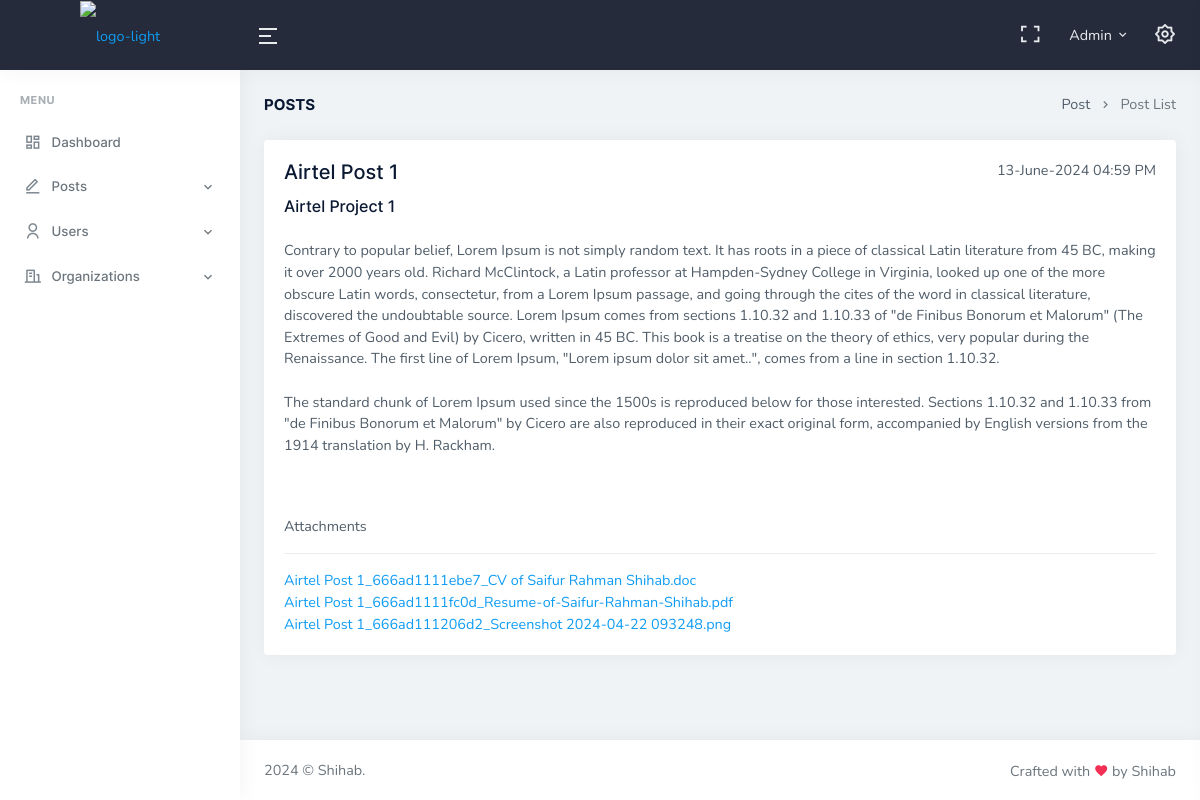
The app's page /view-post-admin.php?postId=78 (signed in) with its own data.
### tables this page shows
CREATE TABLE `posts` (
  `post_id` int(6) NOT NULL,
  `post_title` varchar(50) NOT NULL,
  `project_name` varchar(100) NOT NULL,
  `post_details` varchar(5000) NOT NULL,
  `post_by` int(5) NOT NULL,
  `created_at` datetime NOT NULL DEFAULT current_timestamp(),
  `post_status` int(6) DEFAULT 1
);

CREATE TABLE `post_files` (
  `post_files_id` int(6) NOT NULL,
  `post_files_names` varchar(255) NOT NULL,
  `post_id` int(6) NOT NULL,
  `privacy` int(11) NOT NULL DEFAULT 0,
  `created_at` datetime NOT NULL DEFAULT current_timestamp()
);

### includes/helper-func.php (called while the page is built, shortened)
<?php
function getPost($postId, $conn) {
    $sql = "SELECT *, DATE_FORMAT(created_at, '%d-%M-%Y %h:%i %p') AS post_date FROM posts WHERE post_id = $postId ORDER BY created_at DESC";
    $result = mysqli_query($conn, $sql);
    return $result;
}
function getFiles($postId, $conn) {
    $sql = "SELECT * FROM post_files WHERE post_id = $postId";
    $result = mysqli_query($conn, $sql);
    return $result;
}

### view-post-admin.php (the view)
<?php
include 'includes/header.php';
include 'includes/helper-func.php';
if (isset($_GET['postId'])) {
    $post = getPost($_GET['postId'], $conn);
    $row = mysqli_fetch_assoc($post);
}
?>
<div class="container-fluid">
    <div class="row">
    <div class="col-12">
        <div class="page-title-box d-sm-flex align-items-center justify-content-between">
            <h4 class="mb-sm-0">Posts</h4>
            <div class="page-title-right">
                <ol class="breadcrumb m-0">
                    <li class="breadcrumb-item"><a href="javascript: void(0);">Post</a></li>
                    <li class="breadcrumb-item active">Post List</li>
                </ol>
            </div>
        </div>
    </div>
</div>
<div class="row">
    <div class="col-12">
            <div class="email-rightbar m-0">
                <div class="card">
                    <div class="card-body">
                        <div class="d-flex justify-content-between">
                            <h2 class="font-size-20"><?php echo $row['post_title'] ?></h2>
                            <p class="text-end"><?php echo $row['post_date'] ?></p>
                        </div>
                        <h4 class="font-size-16 mb-4"><?php echo $row['project_name'] ?></h4>
                        <p><?php echo nl2br($row['post_details']) ?></p>
                        <br><br>
                        <p>Attachments</p>
                        <hr>
                        <?php
                            $postFiles = getFiles($_GET['postId'], $conn);
                            if (mysqli_num_rows($postFiles) > 0) {
                                while ($row = mysqli_fetch_assoc($postFiles) ) {
                                    echo "<a href='uploads/".$row['post_files_names']."'>".$row['post_files_names']."</a><br>";
                                }
                            }
                            else
                                echo "No was File Attached";
                        ?>
                    </div>
                </div>
            </div>
    </div>
</div>
</div>
<?php
include 'includes/footer.php';
?>

### records on screen
posts: post_title "Airtel Post 1", project_name "Airtel Project 1", post_details "Contrary to popular belief, Lorem Ipsum is not simply random text. It has roots in a piece of classical Latin literature from 45 BC, making it over 2000 years old. Richard McClintock, a Latin professor at Hampden-Sydney College in Virginia, looked up one of the more obscure Latin words, consectetur, from a Lorem Ipsum passage, and going through the cites of the word in classical literature, discovered the undoubtable source. Lorem Ipsum comes from sections 1.10.32 and 1.10.33 of \"de Finibus Bonorum et Malorum\" (The Extremes of Good and Evil) by Cicero, written in 45 BC. This book is a treatise on the theory of ethics, very popular during the Renaissance. The first line of Lorem Ipsum,…"
post_files: post_files_names "Airtel Post 1_666ad1111ebe7_CV of Saifur Rahman Shihab.doc"
post_files: post_files_names "Airtel Post 1_666ad1111fc0d_Resume-of-Saifur-Rahman-Shihab.pdf"
post_files: post_files_names "Airtel Post 1_666ad111206d2_Screenshot 2024-04-22 093248.png"

### other values on screen
$_SESSION['admin'] "Admin"
$row['post_date'] "13-June-2024 04:59 PM"
